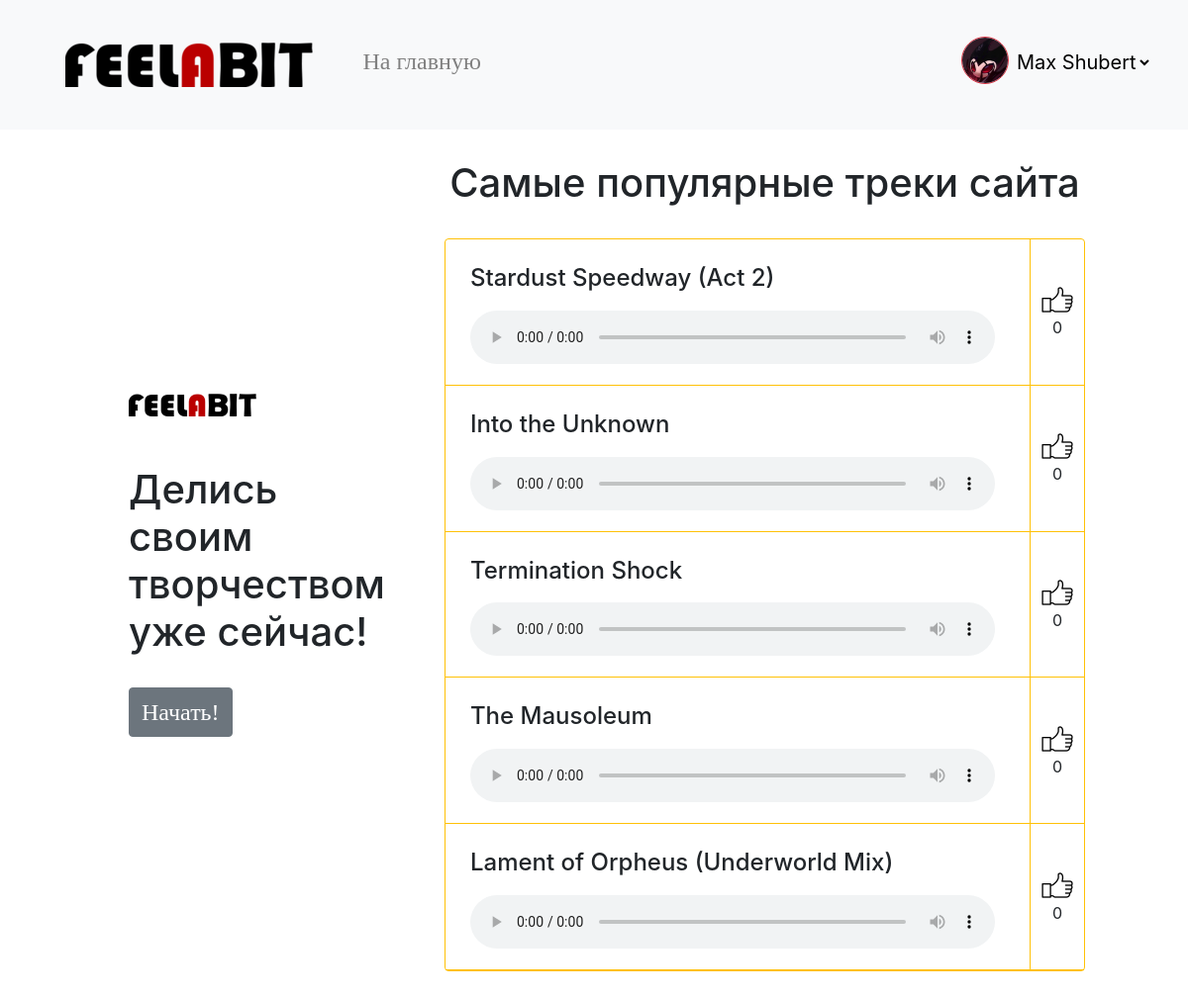
The page /index/ (signed in) on the database its author committed.
### data/users.py (models this page shows, shortened)
class User(SqlAlchemyBase, UserMixin, SerializerMixin):
    __tablename__ = 'users'
    id = sqlalchemy.Column(sqlalchemy.Integer, primary_key=True, autoincrement=True)
    surname = sqlalchemy.Column(sqlalchemy.String, nullable=True)
    name = sqlalchemy.Column(sqlalchemy.String, nullable=True)
    role = sqlalchemy.Column(sqlalchemy.String, nullable=True)
    email = sqlalchemy.Column(sqlalchemy.String, index=True, unique=True, nullable=True)
    age = sqlalchemy.Column(sqlalchemy.Integer, nullable=True)
    avatar_img = sqlalchemy.Column(sqlalchemy.String, default='/static/img/user.png')
    hashed_password = sqlalchemy.Column(sqlalchemy.String, nullable=True)
    modified_date = sqlalchemy.Column(sqlalchemy.DateTime, default=datetime.datetime.now)
    register_date = sqlalchemy.Column(sqlalchemy.DateTime, default=datetime.datetime.now)

### data/audio.py (models this page shows, shortened)
class Audio(SqlAlchemyBase, SerializerMixin):
    __tablename__ = 'audio'
    id = sqlalchemy.Column(sqlalchemy.Integer, primary_key=True, autoincrement=True)
    file = sqlalchemy.Column(sqlalchemy.String, nullable=True)
    publisher = sqlalchemy.Column(sqlalchemy.Integer, sqlalchemy.ForeignKey('users.id'))
    name = sqlalchemy.Column(sqlalchemy.String, nullable=True)
    author = sqlalchemy.Column(sqlalchemy.String, nullable=True)
    genre = sqlalchemy.Column(sqlalchemy.String, nullable=True)
    duration = sqlalchemy.Column(sqlalchemy.Integer, nullable=True)
    likes = sqlalchemy.Column(sqlalchemy.Integer, default=0)
    dislikes = sqlalchemy.Column(sqlalchemy.Integer, default=0)
    likers = sqlalchemy.Column(sqlalchemy.String, nullable=True)
    dislikers = sqlalchemy.Column(sqlalchemy.String, nullable=True)
    comments = sqlalchemy.Column(sqlalchemy.String, default='')
    publish_date = sqlalchemy.Column(sqlalchemy.DateTime, default=datetime.datetime.now)
    modified_date = sqlalchemy.Column(sqlalchemy.DateTime, default=datetime.datetime.now)

### main.py (the view)
@app.route('/')
@app.route('/index/')
def index():
    db_sess = db_session.create_session()
    auds = db_sess.query(Audio).all()
    auds = sorted(auds, key=lambda x: x.likes, reverse=True)
    auds = [auds[i] for i in range(5 if len(auds) >= 5 else len(auds))]
    pop_auds = []
    for audio in auds:
        pop_auds.append([audio.name, audio.file, audio.likes])
    return render_template('title.html', popular_audios=pop_auds, pop_len=len(pop_auds))

### data/db_session.py (called while the page is built)
def create_session() -> Session:
    global __factory
    return __factory()

### main.py (called while the page is built)
@login_manager.user_loader
def load_user(user_id):
    db_sess = db_session.create_session()
    return db_sess.query(User).get(user_id)

### templates/title.html (shortened to what this page needs)
{% extends "base.html" %}
{% block content %}
    <table cellspacing="0" cellpadding="30" class="anim">
        <tr>
            <td width="1000">
                <div>
                    {% set otc = "margin-bottom: 50px;" %}
                    {% if pop_len < 5 %}
                        {% set otc = otc + "margin-top: 0px;" %}
                    {% endif %}
                    <img src="/static/img/feel_logo.png" width="50%" height="50%"
                         style="{{ otc }}"/><br>
                    <h1>Делись своим творчеством уже сейчас!</h1><br>
                    <a href="/main" class="btn btn-secondary"><font size="5" face="Trebuchet MS">Начать!</font></a>
                </div>
            </td>
            <td style="vertical-align: middle" align="center">
                <h1>Самые популярные треки сайта</h1><br>
                <div class="border rounded border-warning">
                    {% for audio in popular_audios %}
                    <table>
                        <tr class="border-bottom border-warning">
                            <td class="border-right border-warning" style="padding: 5px">
                                <h4 style="padding-top: 20px;padding-bottom: 10px;padding-left: 20px">{{ audio[0] }}</h4>
                                <audio class="audio-title" src="{{ audio[1] }}" controls></audio>
                            </td>
                            <td align="center">
                                <img align="center" src="/static/img/thumb.png" style="padding-left: 10px; padding-right: 10px"/><br>
                                <bdo dir="ltr">{{ audio[2] }}</bdo>
                            </td>
                        </tr>
                    </table>
                    {% endfor %}
                </div>
            </td>
        </tr>
    </table>
{% endblock %}

### templates/base.html (shortened to what this page needs)
<!doctype html>
<html lang="en" xmlns:padding-left="http://www.w3.org/1999/xhtml" xmlns:padding-right="http://www.w3.org/1999/xhtml">
<head>
    <link rel="stylesheet"
          href="https://stackpath.bootstrapcdn.com/bootstrap/4.4.1/css/bootstrap.min.css"
>
    <link rel="stylesheet" type="text/css" href="/static/css/style.css" />
</head>
<body>
<header>
    <nav class="navbar navbar-light bg-light">
        <div>
            <a href="/"><img src="/static/img/feel_logo.png" hspace="50" vspace="30" class="navbar-brand"/></a>
            <a href="/main" style="margin-left: 30px"><font size="5" face="Trebuchet MS" color="grey">На главную</font></a>
        </div>
        {% if current_user.is_authenticated %}
            <div>
                <img src="{{ current_user.avatar_img }}" width="48px" height="48px"
                     class="border rounded-circle border-danger" style="margin-bottom: 10px"/>
                <select style="border: 0px;font-size: 20px;margin-right: 20px" class="bg-light" onChange="window.location.href=this.value">
                    <option selected disabled hidden>{{ current_user.name }} {{ current_user.surname }}</option>
                </select>
            </div>
        {% else %}
            <p>
                <a class="btn btn-primary " href="/register">Зарегистрироваться</a>
                <a class="btn btn-success" href="/login">Войти</a>
            </p>
        {% endif %}
    </nav>
</header>
<div style="margin-left: 100px;margin-right: 100px">
    {% block content %}{% endblock %}
</div>
</body>
</html>

### static/css/style.css (style rules this page uses)
.audio-title { margin-left: 20px; margin-right: 30px; margin-bottom: 10px; width: 530px }
.anim { opacity: 0; animation: ani 0.5s forwards; }

### rows shown on the page
User: avatar_img (picture), name "Max Shubert"
Audio: name "Stardust Speedway (Act 2)", audio "0"
Audio: name "Into the Unknown", audio "0"
Audio: name "Termination Shock", audio "0"
Audio: name "The Mausoleum", audio "0"
Audio: name "Lament of Orpheus (Underworld Mix)", audio "0"
